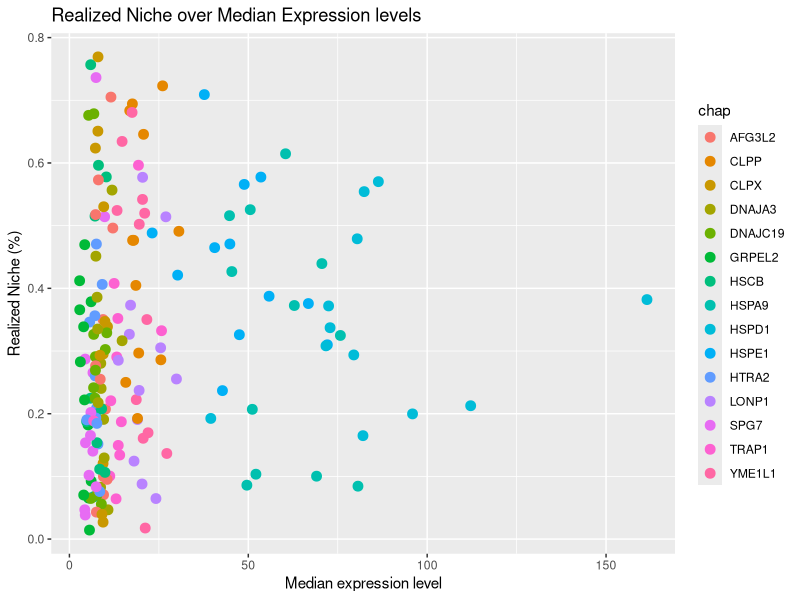

Here is the R script that generated this plot: (Note: this script raises an error after producing the figure.)
#------------------------------
# read the *expression* and *folding percent*
# run mantel test on it
#------------------------------

#-------- includes --------
library(readxl)
library(ggplot2)
library(tibble)
library(tidyverse)
library(magrittr)


#-------- read data -------------
# read folding data
folding_df <- read.csv("output/chap_realized_niche.csv", row.names = 1)

# read expression data
expr_df <- read.csv("output/chap_median_expressions.csv", row.names = 1)

# make sure the cols and rows are ordered is the same way
folding_df <- folding_df[,order(colnames(folding_df))]
folding_df <- folding_df[order(rownames(folding_df)),]
expr_df <- expr_df[,order(colnames(expr_df))]
expr_df <- expr_df[order(rownames(expr_df)),]


#-------- test correlation ------------
exp_vec <- as.vector(as.matrix(expr_df))
fold_vec <- as.vector(as.matrix(folding_df))
can_vec <- rep(colnames(expr_df), each = length(rownames(expr_df)))
ch_vec <- rep(rownames(expr_df), times=length(colnames(expr_df)))

tbl_all <- tibble(expression=exp_vec, fold=fold_vec, cancer=can_vec, chap=ch_vec)
ggplot(tbl_all, aes(x=expression, y=fold, color=chap))+
  geom_point(size=3)+
  ggtitle("Realized Niche over Median Expression levels")+
  ylab("Realized Niche (%)")+
  xlab("Median expression level")


st <- cor.test(exp_vec, fold_vec, method="spearman", exact=FALSE)
obs_pval <- st$p.value
obs_rval <- st$estimate


#-------- test correlation ׳with log10 ------------
log_exp_vec <- log10(exp_vec)
can_vec_2 <- rep(colnames(expr_df), each = length(rownames(expr_df)))
ch_vec_2 <- rep(rownames(expr_df), times=length(colnames(expr_df)))

tbl_all_2 <- tibble(expression=log_exp_vec, fold=fold_vec, cancer=can_vec_2, chap=ch_vec_2)

write_csv(tbl_all_2, "output/data/chap_rn_and_log_exp.csv")

g <- ggplot(tbl_all_2, aes(x=expression, y=fold, color=chap))+
  geom_point(size=2)+
  #ggtitle("Realized Niche over Log10 Median Expression levels")+
  ylab("Realized Niche (%)")+
  xlab("Log10 median expression level") + 
  labs(color="Chaperon") 
ggsave("output/paper_figures/log10_rn_vs_exp.pdf", g)


st <- cor.test(log_exp_vec, fold_vec, method="spearman", exact=FALSE)
obs_pval <- st$p.value
obs_rval <- st$estimate

#-------- test correlation ׳with log10 for each chap ------------
currs <- tibble(chaperon=character(),
                p_value=numeric(), 
                r_value=numeric())
for (chp in rownames(expr_df)) {
  data <- tbl_all_2[tbl_all_2$chap == chp,]
  
  st <- cor.test(data$expression, data$fold, method="spearman", exact=FALSE)
  obs_pval <- st$p.value
  obs_rval <- st$estimate
  
  currs %<>% add_row(chaperon=chp, p_value=obs_pval, r_value=obs_rval)
  
  ggplot(data, aes(x=expression, y=fold))+
    geom_point(size=3)+
    ggtitle(paste(chp ,"realized Niche over Log10 Median Expression levels"))+
    ylab("Realized Niche (%)")+
    xlab("Log10 median expression level")
} 
currs # non show a significant correlation but YME1L1 with p=0.00824 r=-0.720
# YME1l1 also have the smallest potential

g <- ggplot(tbl_all_2, aes(x=expression, y=fold, color=chap)) +
     geom_point() + 
     ylab("Realized Niche (%)") + xlab("Log10 median expression level")+
     ggtitle("Realized Niche over Median Expression levels") +
    theme(
      legend.position="none",
      panel.spacing = unit(0.5, "lines"),
      strip.text.x = element_text(size = 10),
    ) +
     facet_wrap(~ chap)
ggsave("output/paper_figures/log10_rn_vs_exp_per_chap.pdf", g)


#-------- run permutations to validate correlation ------------
# shuffle expression, fix fold, re-correlate
SIM_NUM <- 1000
set.seed(42)

pvals <- vector(mode='numeric',length=SIM_NUM)
rvals <- vector(mode='numeric',length=SIM_NUM)
bigger_then_obs <- 0
smaller_then_obs <- 0
for (i in 1:SIM_NUM) {
  print(i)
  perm <- sample(exp_vec, length(exp_vec), replace = FALSE)
  corr_st <- cor.test(perm, fold_vec, method="spearman", exact=FALSE)
  pvals[i] <- corr_st$p.value
  rvals[i] <- corr_st$estimate
  
  smaller_then_obs <- smaller_then_obs + (corr_st$p.value < obs_pval)
}

print("permutetion test p-value is:")
p <- smaller_then_obs/SIM_NUM
p

#save histogram plot for permutation test
pdf(file="output/expression_folding_correlation_results.pdf")

my_hist=hist(pvals , breaks=40  , plot=F)
plot(my_hist, col=rgb(0.2,0.2,0.2,0.2) , border=F , 
     main="Permutations p-values" , xlab="p-value", ylim=c(0,30) )
abline(v=obs_pval,col="blue",lwd=2, lty=6)
text(0.8, 30, paste("Permutation test p-value:", p))
text(0.8, 28.5, paste("Observed p-value:", round(obs_pval, 4)))

dev.off()
